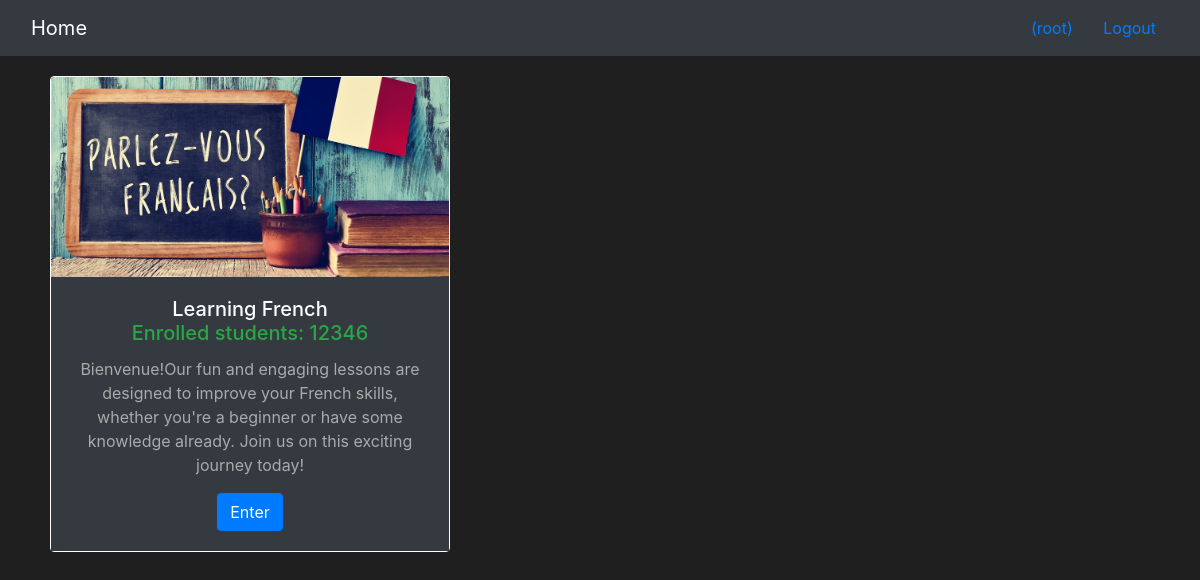
The app's page /onlinecourse/ (signed in) with its own data.
### onlinecourse/models.py (models this page shows, shortened)
class Course(models.Model):
    name = models.CharField(null=False, max_length=30, default='online course')
    image = models.ImageField(upload_to='course_images/')
    description = models.CharField(max_length=1000)
    pub_date = models.DateField(null=True)
    instructors = models.ManyToManyField(Instructor)
    users = models.ManyToManyField(settings.AUTH_USER_MODEL, through='Enrollment')
    total_enrollment = models.IntegerField(default=0)
    is_enrolled = False

### onlinecourse/views.py (the view)
class CourseListView(generic.ListView):
    template_name = 'onlinecourse/course_list_bootstrap.html'
    context_object_name = 'course_list'
    def get_queryset(self):
        user = self.request.user
        courses = Course.objects.order_by('-total_enrollment')[:10]
        for course in courses:
            if user.is_authenticated:
                course.is_enrolled = check_if_enrolled(user, course)
        return courses

### onlinecourse/views.py (called while the page is built)
def check_if_enrolled(user, course):
    is_enrolled = False
    if user.id is not None:
        num_results = Enrollment.objects.filter(user=user, course=course).count()
        if num_results > 0:
            is_enrolled = True
    return is_enrolled

### onlinecourse/templates/onlinecourse/course_list_bootstrap.html (shortened to what this page needs)
<!DOCTYPE html>
<html lang="en">
<head>
  {% load static %}
  <link rel="stylesheet" href="https://maxcdn.bootstrapcdn.com/bootstrap/4.5.2/css/bootstrap.min.css">
</head>
<body>
<nav class="navbar navbar-dark bg-dark">
    <div class="container-fluid">
        <div class="navbar-header">
            <a class="navbar-brand" href="{% url 'onlinecourse:index' %}">Home</a>
        </div>
        <ul class="nav navbar-nav navbar-right">
            {% if user.is_authenticated %}
            <li>
                <a class="btn btn-link" href="#">{{ user.first_name }}({{ user.username }})</a>
                <a class="btn btn-link" href="{% url 'onlinecourse:logout' %}">Logout</a>
            </li>
            {% endif %}
        </ul>
    </div>
</nav>
{% if course_list %}
<div class="container">
  <div class="card-deck">
    {% for course in course_list %}
    <div class="card text-center" style="max-width: 400px; margin: 20px 20px;">
      <img class="card-img-top" src="{{MEDIA_URL}}/{{ course.image }}" style="height: 200px; object-fit: cover;" alt="Course image">
      <div class="card-body bg-dark text-light">
        <h5 class="card-title">{{ course.name }}
          <br>
          <span class="text-success">Enrolled students: {{ course.total_enrollment }}</span>
        </h5>
        <p class="card-text">{{ course.description }}</p>
        <form action="{% url 'onlinecourse:enroll' course.id %}" method="post">
          <input class="btn btn-primary" type="submit" value="{% if course.is_enrolled %}Enter{% else %}Enroll{% endif %}">
        </form>
      </div>
    </div>
    {% endfor %}
  </div>
</div>
{% else %}
<p>No courses are available.</p>
{% endif %}
</body>
</html>

### onlinecourse/templates/onlinecourse/course_list_bootstrap.html (style rules this page uses)
body { background-color: #1f1f1f; color: #fff; }
.navbar { background-color: #333; }
.card { background-color: #333; border-color: #fff; }
.card-title { color: #fff; }
.card-text { color: #aaa; }

### records on screen
Course: image (picture), name "Learning French", total_enrollment "12346", description "Bienvenue!Our fun and engaging lessons are designed to improve your French skills, whether you're a beginner or have some knowledge already. Join us on this exciting journey today!", is_enrolled "Enter"

### other values on screen
{{ user.username }} "root"
